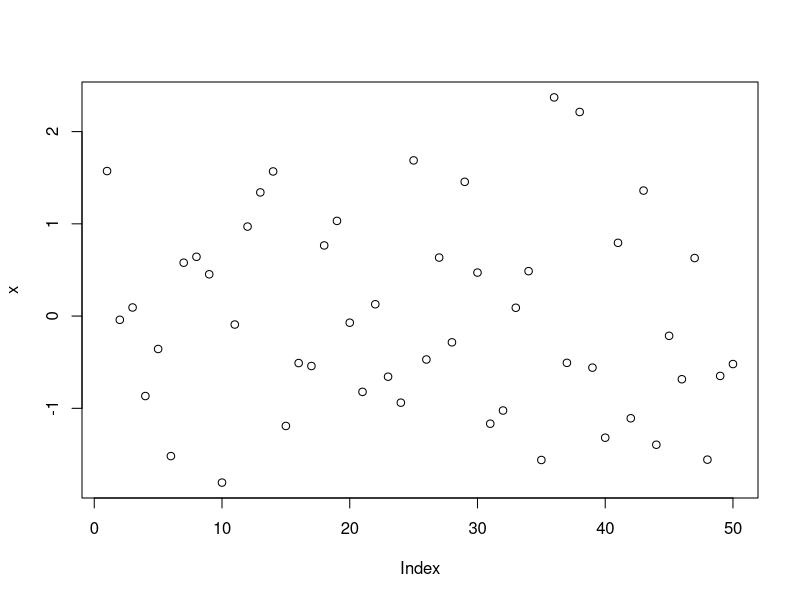
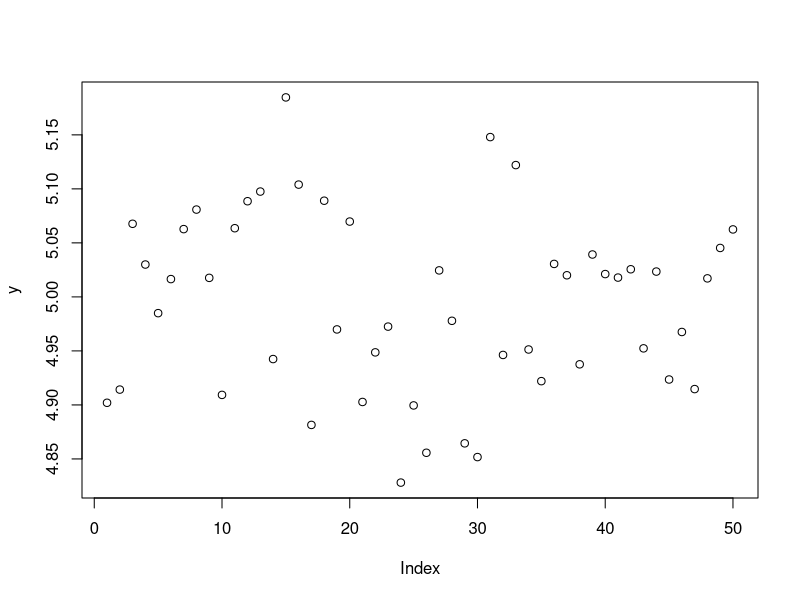
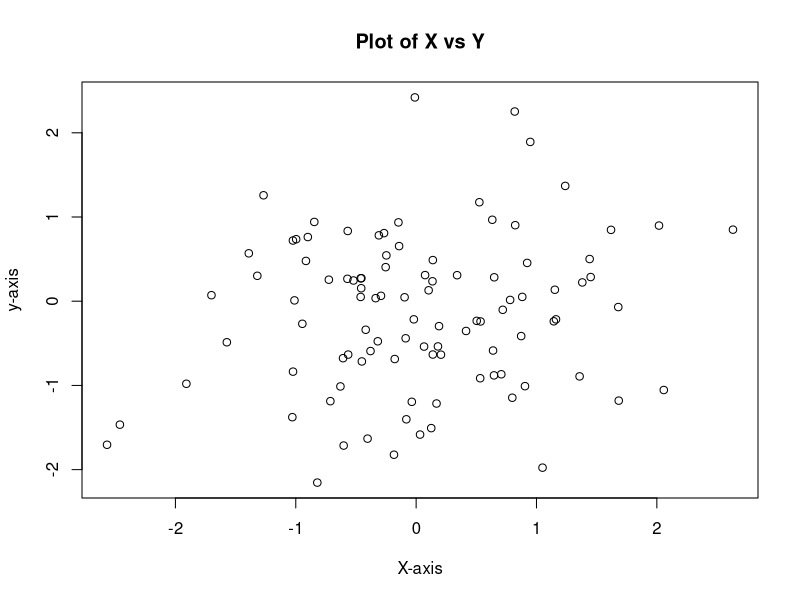

Recreate these plots in R, in order.
## ---- chunk 1
# Declaring a vector
 x <- c(1,2,3,4)

# Length of Vector
 length(x)

# Adding Vectors
 x = c(1,2,3)
 y = c(9,8,7)
 x+y
## ---- chunk 2
# ls() function gives list of all the objects (data and functions)
 ls()
 
# Remove an objects
 rm(x)
 
# Remove all objects
 rm (list = ls())
## ---- chunk 3
#Matrix Declaration
 x = matrix(data = c(1,2,3,4), nrow = 2, ncol = 2) #Note entries go in each row for the same column first
 x
 
# Another way
 y = matrix(c(4,5,6,7,8,9), 2,3)
 y
 
# Entering the entries by each column first (per row)
 z = matrix(data=c(1,2,3,4,5,6), 2, 2, byrow = TRUE)
 z
## ---- chunk 4
# Some simple functions: Square Root
 x = matrix(c(4,9,16,25),2,2)
 sqrt(x)
 
# Squaring values
 x = matrix(c(1,2,3,4),2,2)
 x^2
## ---- chunk 5
x = rnorm(50) # Random 50 values, with mean of 0 and std dev = 1
plot(x)

y = rnorm(50, mean=5, sd = 0.1) #50 values with mean around 5 and std dev = 0.1
plot(y)
## ---- chunk 6
x = rnorm(100)
y = rnorm(100)
plot(x,y, xlab = "X-axis",ylab = "y-axis", main="Plot of X vs Y")

## ---- chunk 7
pdf("figure.pdf")
plot(x,y, col="green")
dev.off #Tells r that plot creation is done
